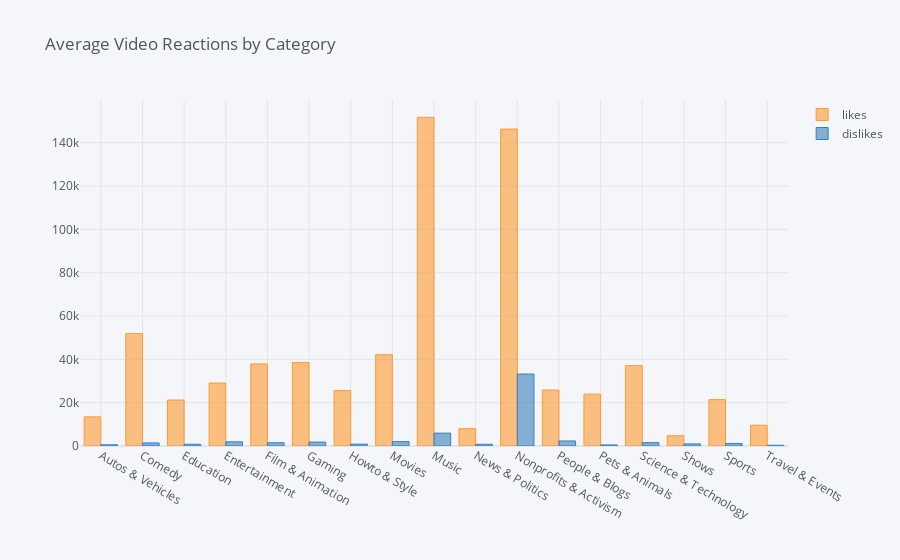

Notebook code cell kept with this figure:
### Code cell
configure_plotly_browser_state()
ReactionsByCategory.iplot(kind = 'bar',
                          title = "Average Video Reactions by Category")

### Figure 1 — Plotly figure (JSON) as saved in the notebook; plotly's stock layout.template omitted (floating-point values rounded to 4 significant figures)
{"data": [{"marker": {"color": "rgba(255, 153, 51, 0.6)", "line": {"color": "rgba(255, 153, 51, 1.0)", "width": 1}}, "name": "likes", "orientation": "v", "text": "", "type": "bar", "x": ["Autos & Vehicles", "Comedy", "Education", "Entertainment", "Film & Animation", "Gaming", "Howto & Style", "Movies", "Music", "News & Politics", "Nonprofits & Activism", "People & Blogs", "Pets & Animals", "Science & Technology", "Shows", "Sports", "Travel & Events"], "y": [13440.0, 51900.0, 21230.0, 29080.0, 37890.0, 38520.0, 25580.0, 42150.0, 151800.0, 8012.0, 146300.0, 25850.0, 23930.0, 37100.0, 4752.0, 21420.0, 9569.0]}, {"marker": {"color": "rgba(55, 128, 191, 0.6)", "line": {"color": "rgba(55, 128, 191, 1.0)", "width": 1}}, "name": "dislikes", "orientation": "v", "text": "", "type": "bar", "x": ["Autos & Vehicles", "Comedy", "Education", "Entertainment", "Film & Animation", "Gaming", "Howto & Style", "Movies", "Music", "News & Politics", "Nonprofits & Activism", "People & Blogs", "Pets & Animals", "Science & Technology", "Shows", "Sports", "Travel & Events"], "y": [561.7, 1423.0, 803.1, 1937.0, 1504.0, 1822.0, 864.2, 2047.0, 5942.0, 799.6, 33230.0, 2325.0, 501.4, 1552.0, 971.3, 1184.0, 331.3]}], "layout": {"legend": {"bgcolor": "#F5F6F9", "font": {"color": "#4D5663"}}, "paper_bgcolor": "#F5F6F9", "plot_bgcolor": "#F5F6F9", "title": {"font": {"color": "#4D5663"}, "text": "Average Video Reactions by Category"}, "xaxis": {"gridcolor": "#E1E5ED", "showgrid": true, "tickfont": {"color": "#4D5663"}, "title": {"font": {"color": "#4D5663"}, "text": ""}, "zerolinecolor": "#E1E5ED"}, "yaxis": {"gridcolor": "#E1E5ED", "showgrid": true, "tickfont": {"color": "#4D5663"}, "title": {"font": {"color": "#4D5663"}, "text": ""}, "zerolinecolor": "#E1E5ED"}}}
